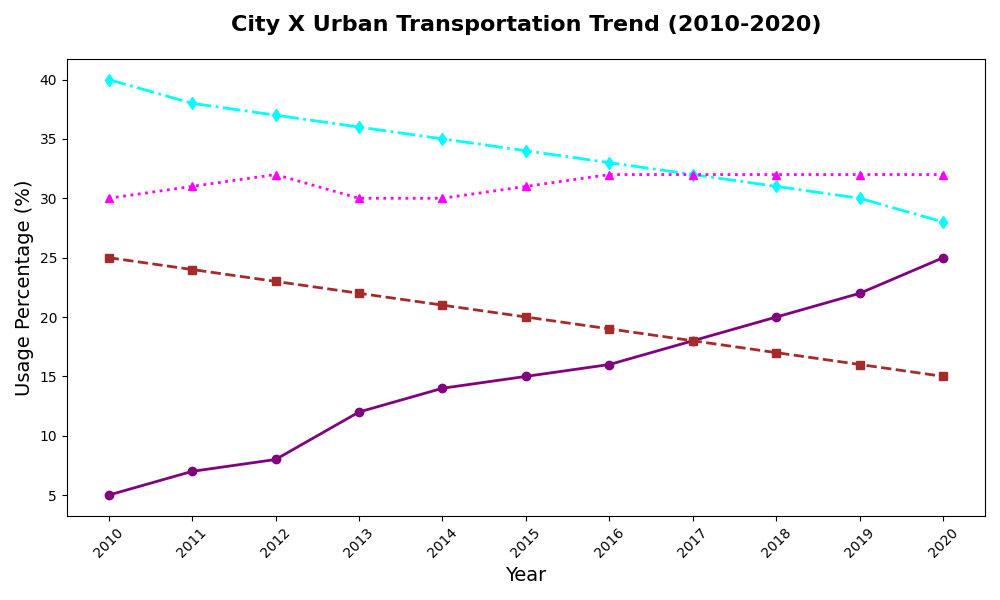

Python code for this plot:
import matplotlib.pyplot as plt
import numpy as np

years = np.arange(2010, 2021)

biking = np.array([5, 7, 8, 12, 14, 15, 16, 18, 20, 22, 25])
walking = np.array([25, 24, 23, 22, 21, 20, 19, 18, 17, 16, 15])
public_transport = np.array([40, 38, 37, 36, 35, 34, 33, 32, 31, 30, 28])
personal_cars = np.array([30, 31, 32, 30, 30, 31, 32, 32, 32, 32, 32])

fig, ax = plt.subplots(figsize=(10, 6))

ax.plot(years, biking, color='purple', marker='o', linestyle='-', linewidth=2, markersize=6)
ax.plot(years, walking, color='brown', marker='s', linestyle='--', linewidth=2, markersize=6)
ax.plot(years, public_transport, color='cyan', marker='d', linestyle='-.', linewidth=2, markersize=6)
ax.plot(years, personal_cars, color='magenta', marker='^', linestyle=':', linewidth=2, markersize=6)

plt.title("City X Urban Transportation Trend (2010-2020)", fontsize=16, weight='bold', pad=20)
plt.xlabel("Year", fontsize=14)
plt.ylabel("Usage Percentage (%)", fontsize=14)

ax.set_xticks(years)
plt.xticks(rotation=45)
plt.tight_layout()

plt.show()
